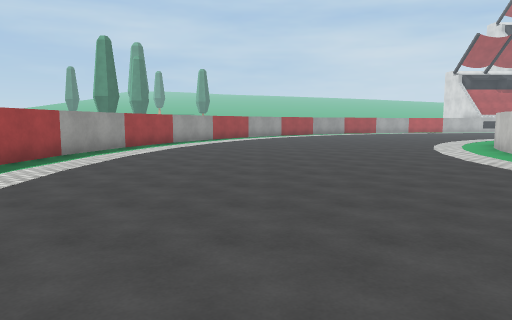
[1] (above)

18 first-person views from a walk through a scene from a Unity 3-D project. The camera is 1.5 m above the floor, tilts 6° down and sees 70° across. The floor is counted in squares, 2 m on a side. Each view is taken from the middle of a square. On the plan, view 1 faces up. The plan holds only what a view shows up to about 11 squares ahead; the rest is blank. The place goes on beyond the plan. Some surface patterns are stand-ins.

[2]
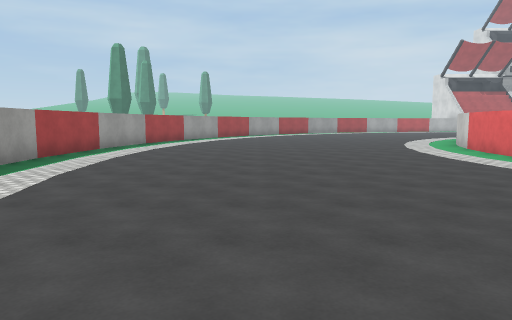

[3]
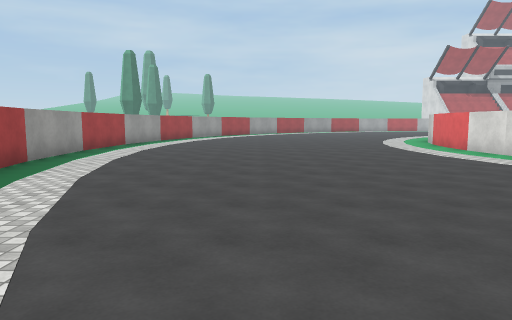

[4]
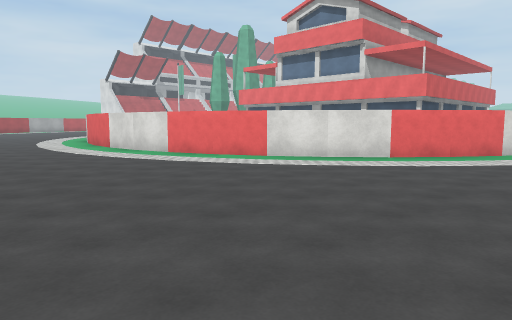

[5]
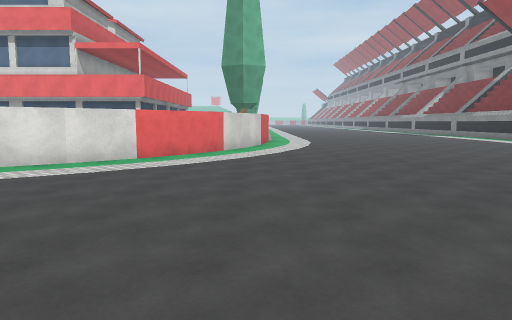

[6]
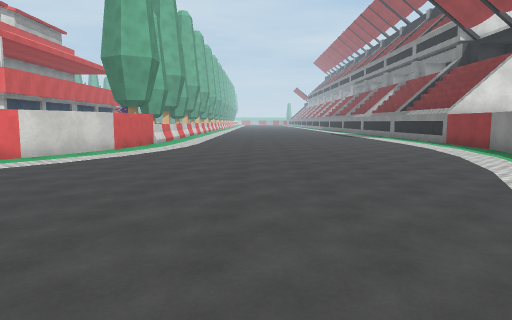

[7]
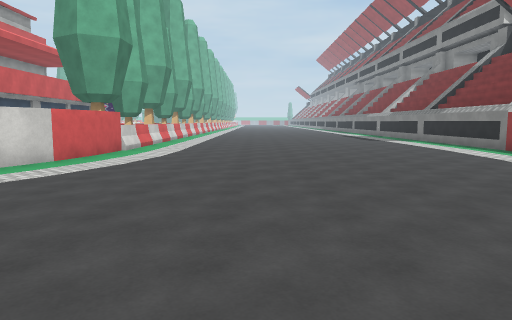

[8]
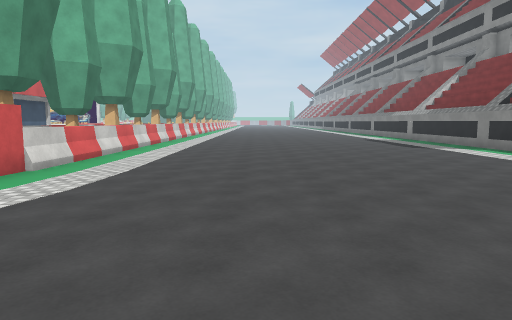

[9]
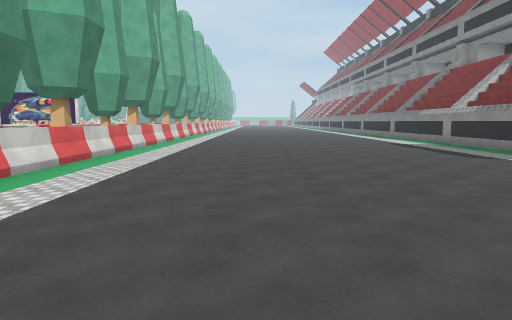

[10]
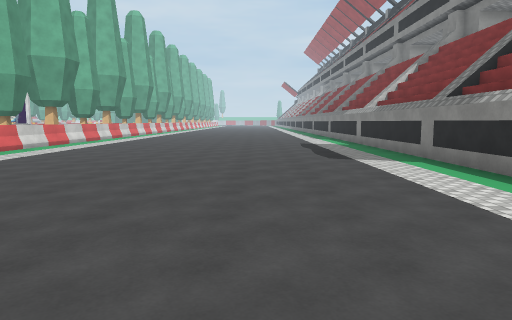

[11]
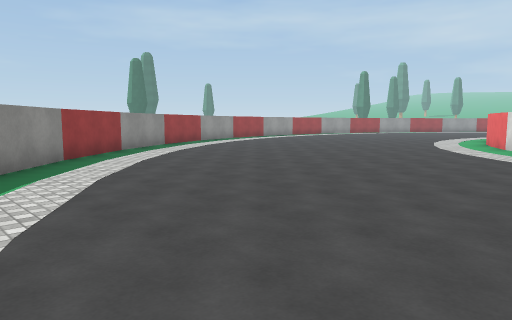

[12]
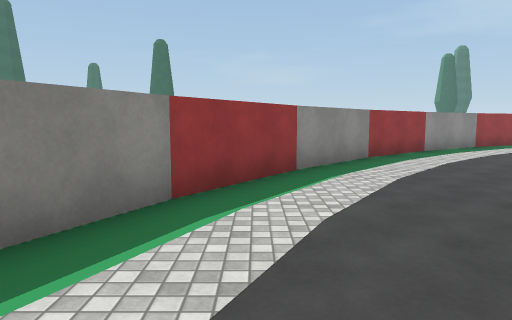

[13]
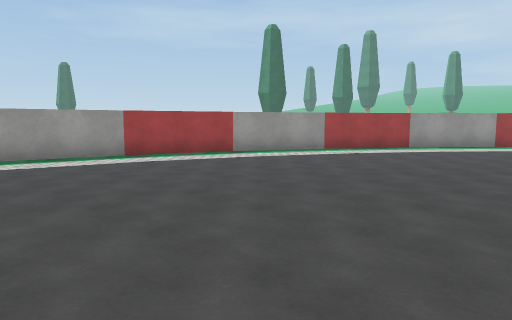

[14]
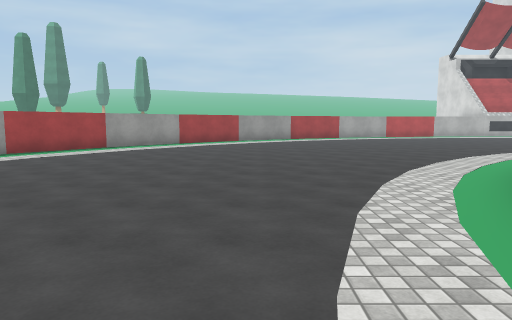

[15]
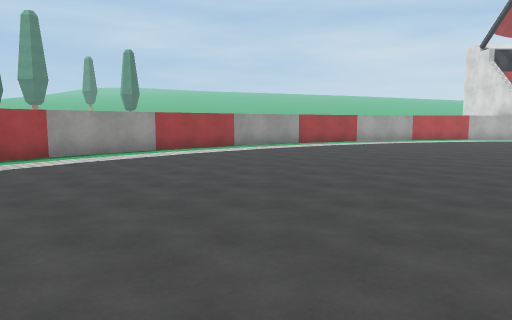

[16]
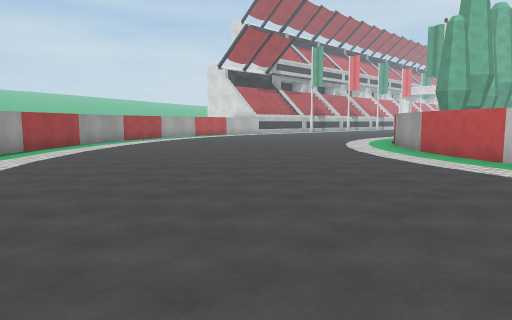

[17]
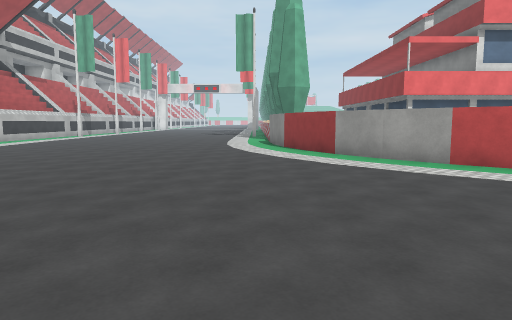

[18]
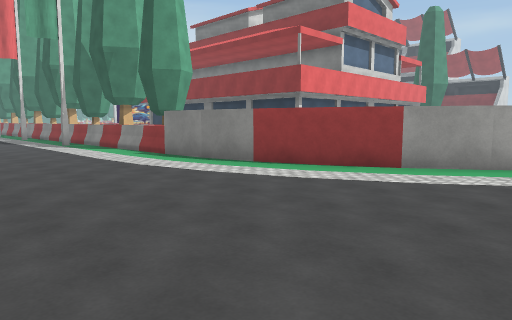

### Floor plan
Points are (right, up) in squares from view 1. A wall is a line through its corners. A room is listed if a view was taken in it or the views show most of it. See-through windows are left out.
Room 1 (views 1, 2, 3, 4, 5, 6, 7, 8, 9, 10, 11, 12, 13, 14, 15, 16, 17, 18)
walls: (6.3, 1.6) (5.8, 3); (6.9, 0.4) (6.2, 1.8); (5.9, 2.9) (5.6, 4.2); (7.6, -0.6) (6.8, 0.5); (5.6, 4.1) (5.5, 5.6); (8.5, -1.7) (7.5, -0.5); (5.5, 5.5) (5.6, 6.8) (5.9, 8.1); (9.5, -2.5) (8.4, -1.6); (10.6, -3.2) (9.4, -2.4); (5.8, 8) (6.3, 9.3) (6.9, 10.5); (11.8, -3.8) (10.4, -3.1); (13, -4.2) (11.6, -3.7); (-2.1, -4) (-1.8, -4.6); (6.8, 10.5) (7.6, 11.6) (8.5, 12.6); (-1.9, -4.4) (-0.4, -6.7); (14.2, -4.4) (12.9, -4.2); (-0.4, -6.6) (1.4, -8.7); (-4.3, 2.9) (-4.1, 1.8); (1.3, -8.6) (3.4, -10.4); (15.5, -4.5) (14.1, -4.5); (-4.5, 5.6) (-4.3, 2.8); (3.2, -10.3) (5.5, -11.8); (8.4, 12.5) (9.4, 13.5); (-4.3, 8.2) (-4.5, 5.5); (5.4, -11.8) (7, -12.6); (9.3, 13.4) (10.6, 14.2); (10.4, 14.1) (11.7, 14.7); (11.6, 14.7) (12.9, 15.2) (14.2, 15.4); (-2.9, 13.3) (-3.8, 10.7) (-4.3, 8); (20.5, -4.5) (17.4, -4.5); (11.7, -14.1) (12.9, -14.3); (14.1, 15.4) (16.4, 15.6); (12.9, -14.5) (24.1, -14.5); (15.5, 15.4) (16.5, 15.4); (-0.3, 17.8) (-1.8, 15.5) (-3, 13.1); (23.5, -4.5) (22.4, -4.5); (17.4, 15.4) (18.5, 15.4); (1.4, 19.7) (-0.4, 17.6); (3.1, 21.1) (1.4, 19.6)
low walls: (17.5, 15.6) (18.4, 15.7)
objects: other object (16, -4) to (17, -3); other object (17, 14) to (17, 15); other object (19, -4) to (19, -3); other object (19, 14) to (20, 15); other object (21, -4) to (22, -3); other object (24, -4) to (24, -3)

Positions as (right, up) in squares from view 1, and headings:
1: (0, 0), facing up
2: (0, -2), facing up
3: (0, -4), facing up
4: (1, -5), facing up-right
5: (1, -4), facing right
6: (3, -8), facing right
7: (6, -8), facing right
8: (10, -8), facing right
9: (13, -8), facing right
10: (13, -11), facing right
11: (9, -11), facing up-left
12: (9, -11), facing left
13: (4, 7), facing up-left
14: (4, 7), facing up
15: (4, 10), facing up
16: (-1, 9), facing up-right
17: (2, 16), facing right
18: (8, 20), facing down-right
